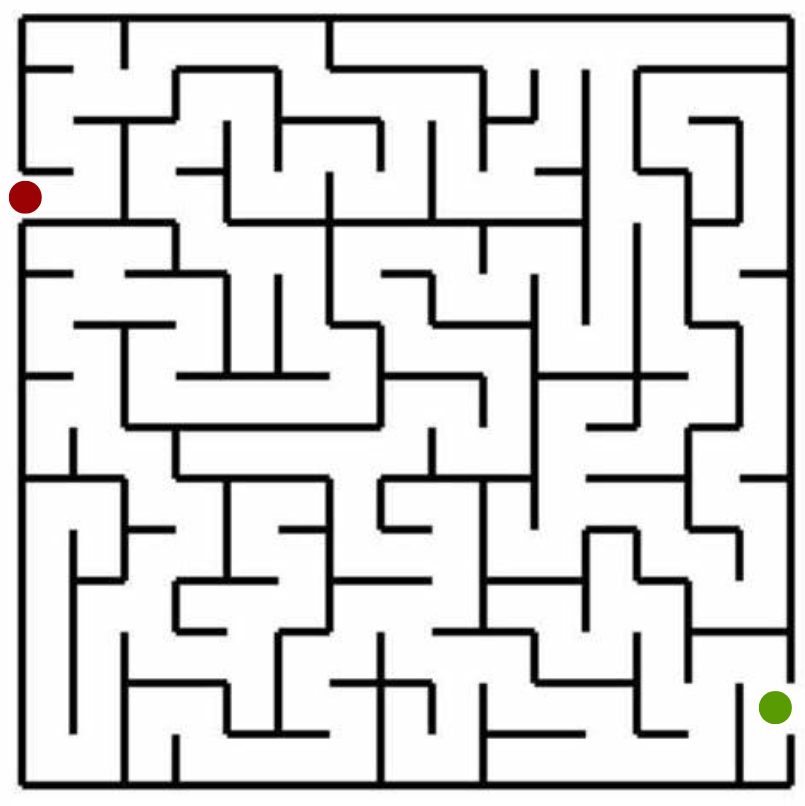
#> input picture map.PNG, 805 x 806 px
$ python bfs.py
#> lines starting #> are read from the running program, lines starting #| are printed output that depends on the picture; after the words box and inside, x2 and y2 are one past the last pixel; in counts of white or black regions, pixels touching at a corner belong together
import cv2
import numpy as np
from collections import deque

class Node:
    def __init__(self, x, y):
        self.x = x
        self.y = y
        self.parent = None

def bfs(maze, start, end, visualize=True):
    queue = deque()
    queue.append(start)
    visited = set()
    visited.add(start)

    while queue:
        current_node = queue.popleft()

        if current_node == end:
            path = []
            while current_node is not None:
                path.append((current_node.x, current_node.y))
                current_node = current_node.parent
            return path[::-1]

        if visualize:
            maze_with_path = cv2.cvtColor(maze, cv2.COLOR_GRAY2BGR)
            for node in visited:
                cv2.circle(maze_with_path, (node.y, node.x), 1, (0, 255, 0), -1)  # Draw visited nodes in green
            cv2.imshow("BFS Visualization", maze_with_path)
            cv2.waitKey(1)

        neighbors = [(0, 1), (0, -1), (1, 0), (-1, 0)]
        for dx, dy in neighbors:
            new_x, new_y = current_node.x + dx, current_node.y + dy
            if 0 <= new_x < maze.shape[0] and 0 <= new_y < maze.shape[1] and maze[new_x][new_y] != 255:
                neighbor = Node(new_x, new_y)
                if neighbor not in visited:
                    neighbor.parent = current_node
                    queue.append(neighbor)
                    visited.add(neighbor)

    return None

def find_start_and_end(image):
    contours, _ = cv2.findContours(image, cv2.RETR_EXTERNAL, cv2.CHAIN_APPROX_SIMPLE)
    if contours:
        contour = max(contours, key=cv2.contourArea)
        x, y, w, h = cv2.boundingRect(contour)
        start = Node(x, y)
        end = Node(x + w - 1, y + h - 1)
        return start, end
    else:
        return None, None

# Load the image
image = cv2.imread("map.PNG", cv2.IMREAD_GRAYSCALE)
#> image: shape (806, 805); min 0, max 255, mean 214.2

# Threshold the image to get a binary representation of the maze
_, binary_image = cv2.threshold(image, 128, 255, cv2.THRESH_BINARY_INV)
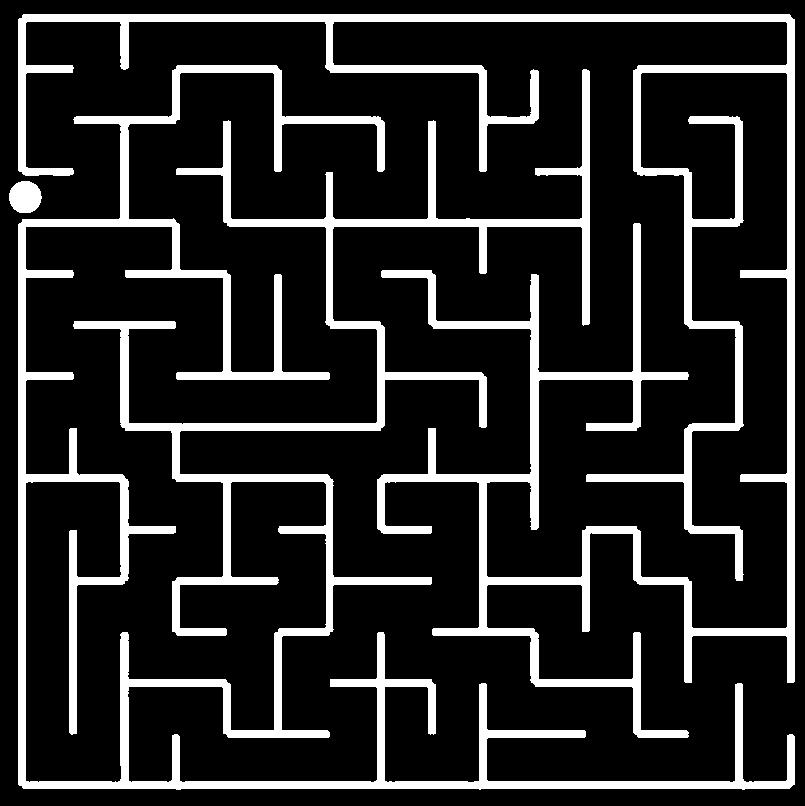
#> binary_image: shape (806, 805); 15.8% white; 3 white regions

# Initialize start and end points
start = None
end = None

# Find start and end points
start, end = find_start_and_end(binary_image)
#> in find_start_and_end, `contours, _ = cv2.findContours(image, cv2.RETR_EXTERNAL, cv2.CHAIN_APP..`: contours = 3 contours; box (x1, y1, x2, y2) and area: (18, 65, 795, 790) 49594, (18, 14, 795, 738) 39394, (9, 181, 42, 213) 792
#> in find_start_and_end, `contour = max(contours, key=cv2.contourArea)`: contour = contour of 735 points, box (x1, y1, x2, y2) (18, 65, 795, 790), area 49594
#> in find_start_and_end, `x, y, w, h = cv2.boundingRect(contour)`: x = 18; y = 65; w = 777; h = 725
#> in __init__, `self.x = x`: self.x = 18
#> in __init__, `self.y = y`: self.y = 65

# Check if start and end points are found
if start and end:
    # Find the path using BFS with visualization
    path = bfs(binary_image, start, end, visualize=True)
#> in bfs, `maze_with_path = cv2.cvtColor(maze, cv2.COLOR_GRAY2BGR)`: maze_with_path: shape (806, 805, 3); 15.8% white; 3 white regions, box (x1, y1, x2, y2) and area: (18, 65, 795, 790) 56572, (18, 14, 795, 738) 44919, (9, 181, 42, 213) 838
#> after the loop in bfs, `for node in visited:`: maze_with_path: shape (806, 805, 3); mean B, G, R 40.2, 40.2, 40.2
#> after the loop in bfs, `for dx, dy in neighbors:`: visited = 1 item
    if path:
        # Draw the final path on the original image
        maze_with_path = cv2.cvtColor(image, cv2.COLOR_GRAY2BGR)
        for x, y in path:
            cv2.circle(maze_with_path, (y, x), 2, (0, 0, 255), -1)  # Mark the path in red
        cv2.circle(maze_with_path, (start.y, start.x), 2, (0, 255, 0), -1)  # Mark the start point in green
        cv2.circle(maze_with_path, (end.y, end.x), 2, (255, 0, 0), -1)  # Mark the end point in blue

        # Display the image with the path
        cv2.imshow("Maze with Path", maze_with_path)
        cv2.waitKey(0)
        cv2.destroyAllWindows()
    else:
        print("No path found!")
else:
    print("Start and end points not found.")
